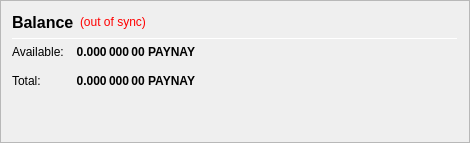
                   <widget class="QFrame" name="frame_CombinedBalances">
                    <property name="minimumSize">
                     <size>
                      <width>470</width>
                      <height>0</height>
                     </size>
                    </property>
                    <property name="frameShape">
                     <enum>QFrame::StyledPanel</enum>
                    </property>
                    <property name="frameShadow">
                     <enum>QFrame::Raised</enum>
                    </property>
                    <layout class="QVBoxLayout" name="verticalLayout_5">
                     <item>
                      <layout class="QHBoxLayout" name="horizontalLayout_5" stretch="0,0,0">
                       <item>
                        <widget class="QLabel" name="label_5z">
                         <property name="minimumSize">
                          <size>
                           <width>0</width>
                           <height>20</height>
                          </size>
                         </property>
                         <property name="font">
                          <font>
                           <pointsize>12</pointsize>
                           <weight>75</weight>
                           <bold>true</bold>
                          </font>
                         </property>
                         <property name="toolTip">
                          <string>Balance (including unconfirmed and immature coins)</string> <!--Combined-->
                         </property>
                         <property name="text">
                          <string>Balance</string> <!--Combined-->
                         </property>
                        </widget>
                       </item>
                       <item>
                        <widget class="QLabel" name="labelWalletStatus">
                         <property name="cursor">
                          <cursorShape>WhatsThisCursor</cursorShape>
                         </property>
                         <property name="toolTip">
                          <string>The displayed information may be out of date. Your wallet automatically synchronizes with the paynay network after a connection is established, but this process has not completed yet.</string>
                         </property>
                         <property name="styleSheet">
                          <string notr="true">QLabel { color: red; }</string>
                         </property>
                         <property name="text">
                          <string notr="true">(out of sync)</string>
                         </property>
                         <property name="alignment">
                          <set>Qt::AlignLeading|Qt::AlignLeft|Qt::AlignVCenter</set>
                         </property>
                        </widget>
                       </item>
                       <item>
                        <spacer name="horizontalSpacer_1">
                         <property name="orientation">
                          <enum>Qt::Horizontal</enum>
                         </property>
                         <property name="sizeHint" stdset="0">
                          <size>
                           <width>40</width>
                           <height>20</height>
                          </size>
                         </property>
                        </spacer>
                       </item>
                      </layout>
                     </item>
                     <item>
                      <widget class="Line" name="line_CombinedBalance">
                       <property name="minimumSize">
                        <size>
                         <width>0</width>
                         <height>1</height>
                        </size>
                       </property>
                       <property name="maximumSize">
                        <size>
                         <width>16777215</width>
                         <height>1</height>
                        </size>
                       </property>
                       <property name="orientation">
                        <enum>Qt::Horizontal</enum>
                       </property>
                      </widget>
                     </item>
                     <item>
                      <layout class="QGridLayout" name="gridLayout_3">
                       <property name="spacing">
                        <number>12</number>
                       </property>
                       <item row="1" column="0">
                        <widget class="QLabel" name="labelBalanceTextz">
                         <property name="text">
                          <string>Available:</string>
                         </property>
                        </widget>
                       </item>
                       <item row="1" column="1">
                        <widget class="QLabel" name="labelBalancez">
                         <property name="font">
                          <font>
                           <weight>75</weight>
                           <bold>true</bold>
                          </font>
                         </property>
                         <property name="cursor">
                          <cursorShape>IBeamCursor</cursorShape>
                         </property>
                         <property name="toolTip">
                          <string>Your current spendable balance</string>
                         </property>
                         <property name="text">
                          <string notr="true">0.000 000 00 PAYNAY</string>
                         </property>
                         <property name="alignment">
                          <set>Qt::AlignRight|Qt::AlignTrailing|Qt::AlignVCenter</set>
                         </property>
                         <property name="textInteractionFlags">
                          <set>Qt::LinksAccessibleByMouse|Qt::TextSelectableByKeyboard|Qt::TextSelectableByMouse</set>
                         </property>
                        </widget>
                       </item>
                       <item row="2" column="0">
                        <widget class="QLabel" name="labelTotalTextz">
                         <property name="text">
                          <string>Total:</string>
                         </property>
                        </widget>
                       </item>
                       <item row="2" column="1">
                        <widget class="QLabel" name="labelTotalz">
                         <property name="font">
                          <font>
                           <weight>75</weight>
                           <bold>true</bold>
                          </font>
                         </property>
                         <property name="cursor">
                          <cursorShape>IBeamCursor</cursorShape>
                         </property>
                         <property name="toolTip">
                          <string>Total Balance, including all unavailable coins.</string>
                         </property>
                         <property name="text">
                          <string notr="true">0.000 000 00 PAYNAY</string>
                         </property>
                         <property name="alignment">
                          <set>Qt::AlignRight|Qt::AlignTrailing|Qt::AlignVCenter</set>
                         </property>
                         <property name="textInteractionFlags">
                          <set>Qt::LinksAccessibleByMouse|Qt::TextSelectableByKeyboard|Qt::TextSelectableByMouse</set>
                         </property>
                        </widget>
                       </item>
                       <item row="2" column="3">
                        <spacer name="horizontalSpacer_2">
                         <property name="orientation">
                          <enum>Qt::Horizontal</enum>
                         </property>
                         <property name="sizeHint" stdset="0">
                          <size>
                           <width>40</width>
                           <height>20</height>
                          </size>
                         </property>
                        </spacer>
                       </item>
                      </layout>
                     </item>
                     <item>
                      <spacer name="verticalSpacer_1">
                       <property name="orientation">
                        <enum>Qt::Vertical</enum>
                       </property>
                       <property name="sizeHint" stdset="0">
                        <size>
                         <width>20</width>
                         <height>40</height>
                        </size>
                       </property>
                      </spacer>
                     </item>
                    </layout>
                   </widget>
